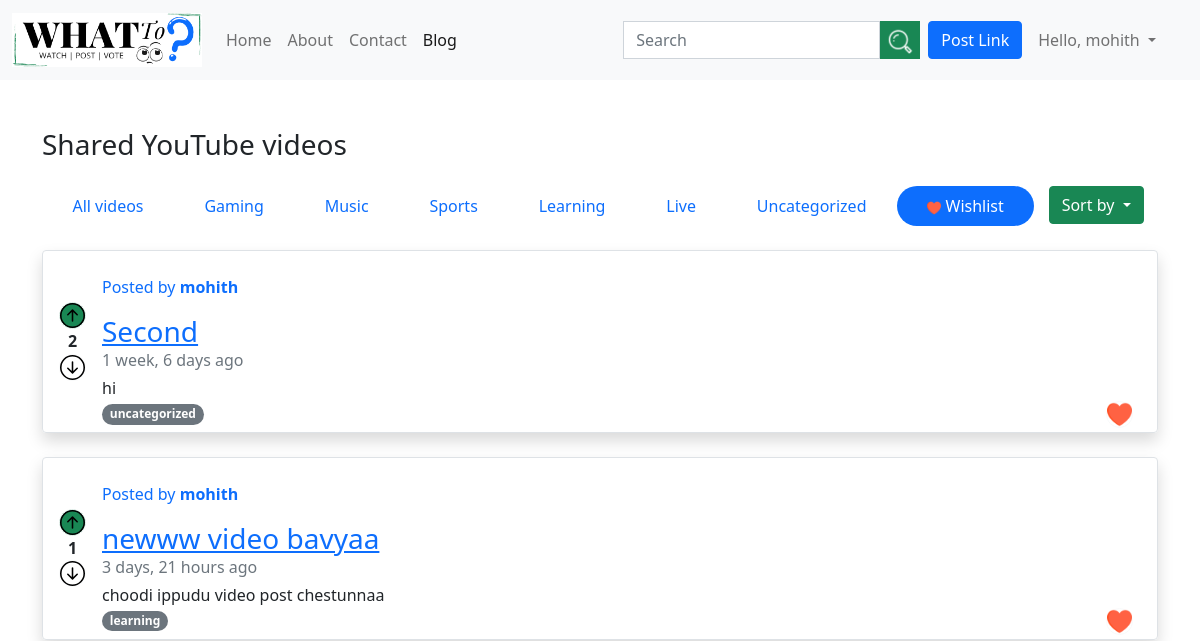
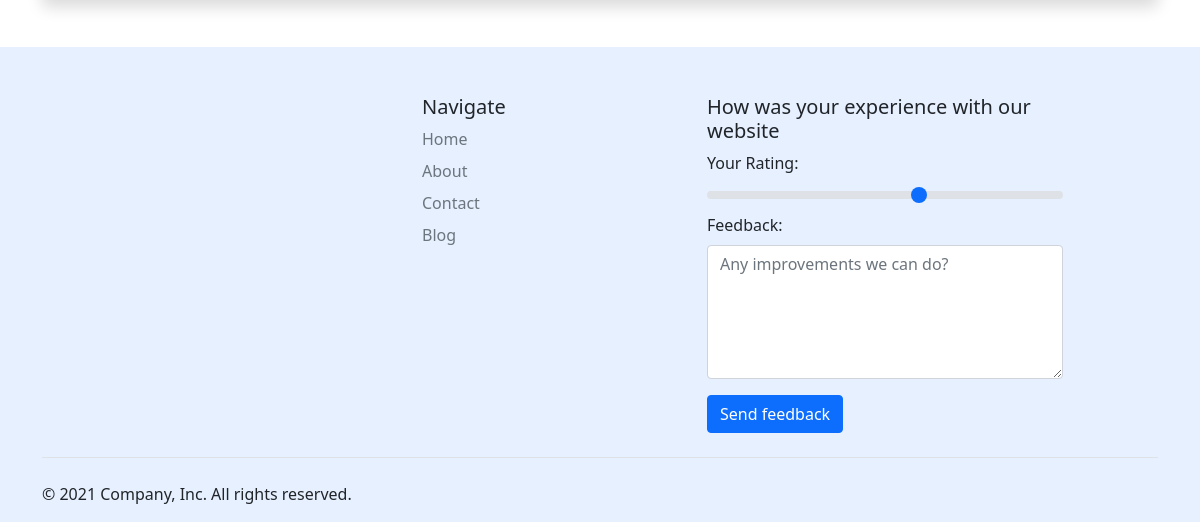
Before: /blog/wishlistview/ (signed in) with the older database file (2 pictures, top to bottom).
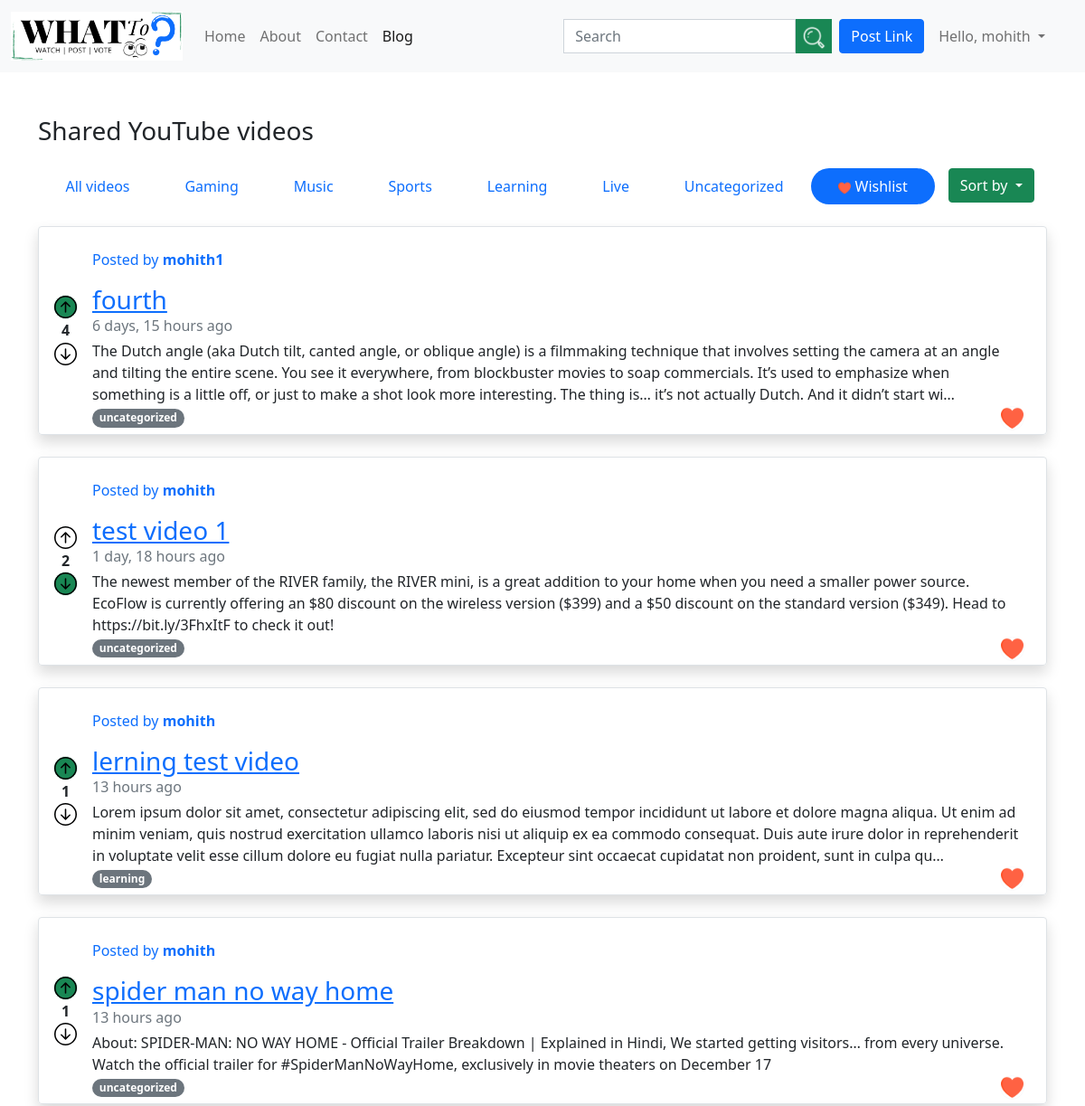
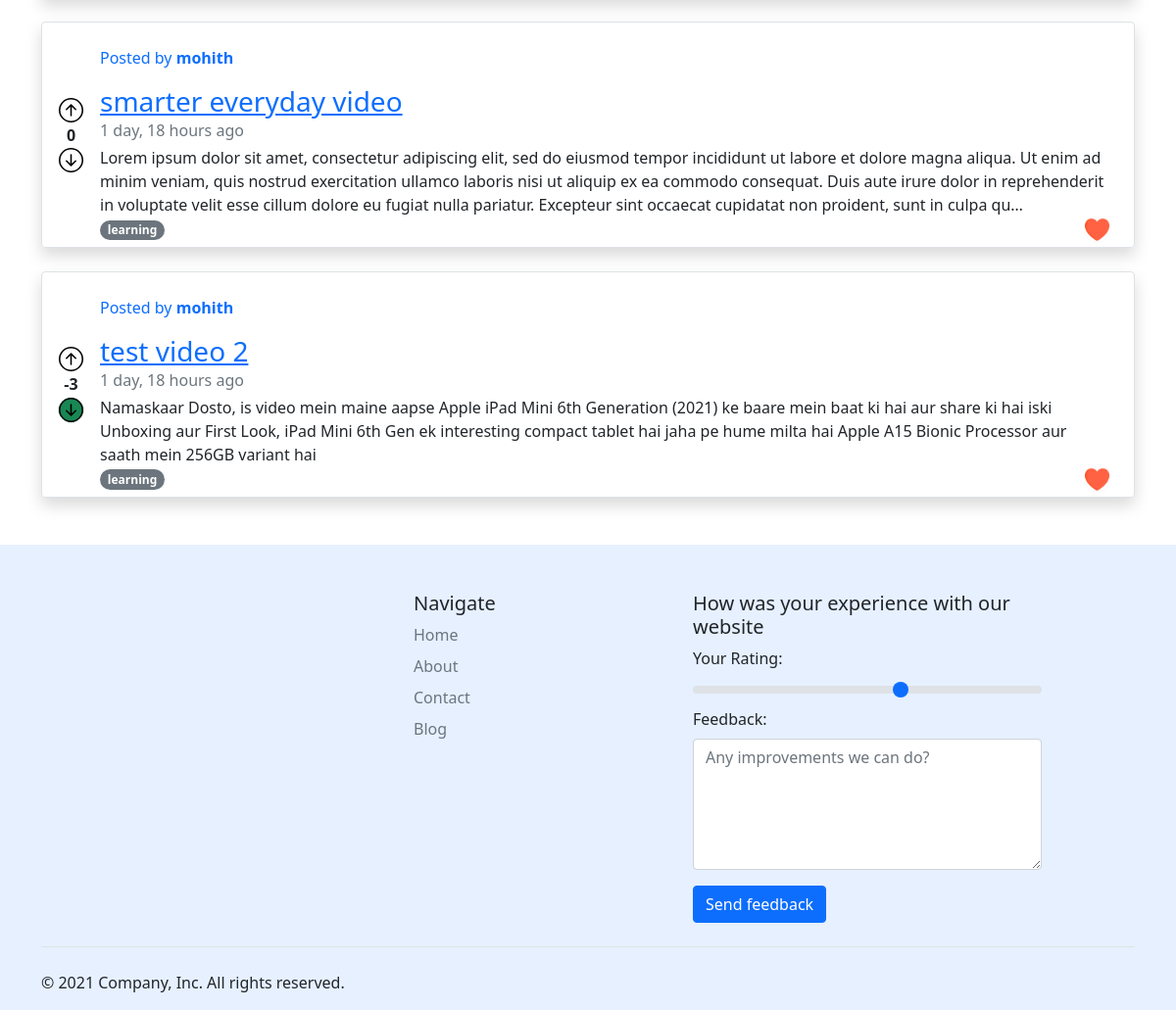
After: the same page with the newer database file (2 pictures, top to bottom).
### blog/models.py (models this page shows, shortened)
class Post(models.Model):
    video = EmbedVideoField(default='SOME STRING')
    title=models.CharField(max_length=255)
    category=models.CharField(max_length=255,default='uncategorized')
    votes=models.IntegerField(default=0)
    author=models.ForeignKey(User, on_delete=models.CASCADE)
    slug=models.AutoField(primary_key=True)
    timeStamp=models.DateTimeField(default=now)
    content=models.TextField()
    wishlist = models.ManyToManyField(User, blank=True, related_name='wishlist')
    likes = models.ManyToManyField(User, blank=True, related_name='likes')
    dislikes = models.ManyToManyField(User, blank=True, related_name='dislikes')

### blog/views.py (the view)
# urls.py: path('wishlistview/', views.wishlistview, name='wishlistview')
def wishlistview(request):
    allposts=Post.objects.filter(wishlist = request.user).order_by('-votes')
    context={'allposts':allposts}
    return render(request,'blog/wishlistview.html',context)

### templates/blog/wishlistview.html (shortened to what the changed rows need)
{% extends 'base.html' %}
{% block body %}
{% load humanize %}
{% load embed_video_tags %}
<div class="container">
  {% for post in allposts %}
  <div class="row g-0 border rounded overflow-hidden flex-md-row mb-4 shadow h-md-250 position-relative">
   <div class="col-auto d-none align-self-center px-3  d-lg-block">
        <form method="POST" action="/blog/{{post.slug}}/like">
          {% if user.is_authenticated %}
          <button type="submit"
            class="btn btn-outline-light rounded-circle {% if request.user in post.likes.all %} bg-success {% endif %}  btn-sm  p-0">
            <img src="/static/img/arrowup.svg" width="25" alt=""> </button>
              {% else %}
           <button type="button"
            class="btn btn-outline-light rounded-circle  btn-sm  p-0" data-bs-toggle="modal" data-bs-target="#loginModal"><img
              src="/static/img/arrowup.svg" width="25" alt=""></button>
            {% endif %}
        </form>
         <p class="text-center m-0">  <b>  {{post.votes}} </b> </p>
        <form method="POST" action="/blog/{{post.slug}}/Dislike">
          {% if user.is_authenticated %}
          <button type="submit"
            class="btn btn-outline-light rounded-circle {% if request.user in post.dislikes.all %} bg-success {% endif %} btn-sm  p-0"><img
              src="/static/img/arrowdown.svg" width="25" alt=""></button>
             {% else %}
          <button type="button"
            class="btn btn-outline-light rounded-circle  btn-sm  p-0" data-bs-toggle="modal" data-bs-target="#loginModal"><img
              src="/static/img/arrowdown.svg" width="25" alt=""></button>
            {% endif %}
        </form>
      </div>
    <div class="col p-4 ps-0 pb-1 d-flex flex-column position-static">
       <p class="text-primary ">Posted by<b> {{post.author}}</b></p>
      <a href="/blog/{{post.slug}}"><h3 class="mb-0">{{post.title}}</h3></a>
      <div class="mb-1 text-muted">{{post.timeStamp | naturaltime}}</div>
      <p class="card-text mb-auto">{{post.content| truncatechars:400}}</p>
      <div class="d-flex">
        <a href="/blog/category/{{post.category}}"> <span class="badge rounded-pill bg-secondary">{{post.category}}</span> </a>
       <form method="POST" class="ms-auto" action="/blog/{{post.slug}}/wishlist">
          {% if user.is_authenticated %}
          <button type="submit"
            class="btn btn-outline-light rounded-circle btn-sm  p-0">
            {% if request.user in post.wishlist.all %}
             <img src="/static/img/redheart.png" width="25" alt=""></button>
             {% else %}
             <img src="/static/img/whiteheart.png" width="25" alt=""></button>
              {% endif %}
             {% else %}
          <button type="button"
            class="btn btn-outline-light rounded-circle  btn-sm  p-0" data-bs-toggle="modal" data-bs-target="#loginModal"><img
              src="/static/img/whiteheart.png" width="25" alt=""></button>
            {% endif %}
        </form>
        </div>
    </div>
  </div>
  {% endfor %}
</div>
{% endblock body %}

Changed rows visible on the page:
removed Post: votes "2", author "mohith", title "Second", timeStamp "1 week, 6 days ago", content "hi", category "uncategorized"
removed Post: votes "1", author "mohith", title "newww video bavyaa", timeStamp "3 days, 21 hours ago", content "choodi ippudu video post chestunnaa", category "learning"
now on this page (row edited): Post: votes "4", author "mohith1", title "fourth", timeStamp "6 days, 15 hours ago", content "The Dutch angle (aka Dutch tilt, canted angle, or oblique angle) is a filmmaking technique that involves setting the camera at an angle and tilting the entire scene. You see it everywhere, from blockbuster movies to soap commercials. It’s used to emphasize when something is a little off, or just to make a shot look more interesting. The thing is… it’s not actually Dutch. And it didn’t start wi…", category "uncategorized"
added Post: votes "2", author "mohith", title "test video 1", timeStamp "1 day, 18 hours ago", content "The newest member of the RIVER family, the RIVER mini, is a great addition to your home when you need a smaller power source. EcoFlow is currently offering an $80 discount on the wireless version ($399) and a $50 discount on the standard version ($349). Head to https://bit.ly/3FhxItF to check it out!", category "uncategorized"
added Post: votes "1", author "mohith", title "lerning test video", timeStamp "13 hours ago", content "Lorem ipsum dolor sit amet, consectetur adipiscing elit, sed do eiusmod tempor incididunt ut labore et dolore magna aliqua. Ut enim ad minim veniam, quis nostrud exercitation ullamco laboris nisi ut aliquip ex ea commodo consequat. Duis aute irure dolor in reprehenderit in voluptate velit esse cillum dolore eu fugiat nulla pariatur. Excepteur sint occaecat cupidatat non proident, sunt in culpa qu…", category "learning"
added Post: votes "1", author "mohith", title "spider man no way home", timeStamp "13 hours ago", content "About: SPIDER-MAN: NO WAY HOME - Official Trailer Breakdown | Explained in Hindi, We started getting visitors… from every universe. Watch the official trailer for #SpiderManNoWayHome, exclusively in movie theaters on December 17", category "uncategorized"
added Post: votes "0", author "mohith", title "smarter everyday video", timeStamp "1 day, 18 hours ago", content "Lorem ipsum dolor sit amet, consectetur adipiscing elit, sed do eiusmod tempor incididunt ut labore et dolore magna aliqua. Ut enim ad minim veniam, quis nostrud exercitation ullamco laboris nisi ut aliquip ex ea commodo consequat. Duis aute irure dolor in reprehenderit in voluptate velit esse cillum dolore eu fugiat nulla pariatur. Excepteur sint occaecat cupidatat non proident, sunt in culpa qu…", category "learning"
added Post: votes "-3", author "mohith", title "test video 2", timeStamp "1 day, 18 hours ago", content "Namaskaar Dosto, is video mein maine aapse Apple iPad Mini 6th Generation (2021) ke baare mein baat ki hai aur share ki hai iski Unboxing aur First Look, iPad Mini 6th Gen ek interesting compact tablet hai jaha pe hume milta hai Apple A15 Bionic Processor aur saath mein 256GB variant hai", category "learning"
